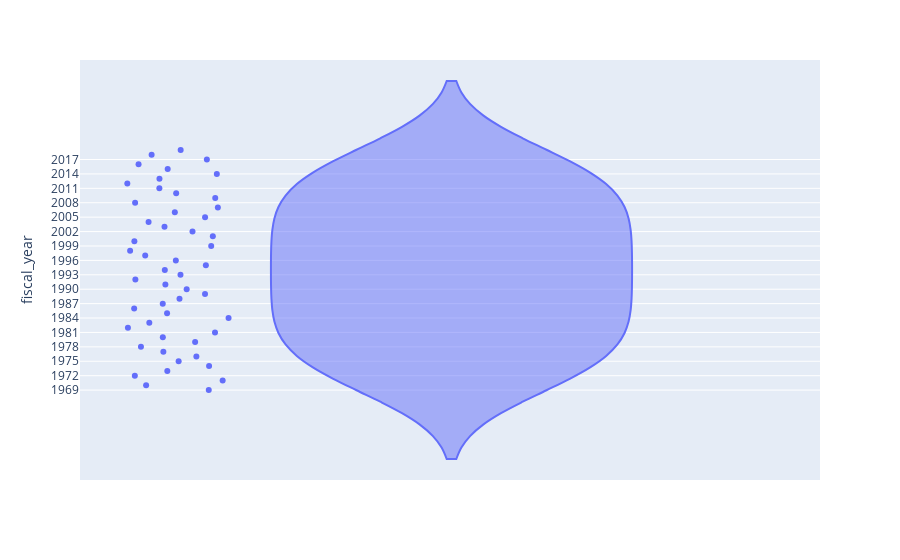

Notebook source saved alongside this figure:
### Markdown cell above
### Task 3: Basic EDA
- Using plotly express, create a violin plot of each numerical feature in the data.

### Code cell
fig = px.violin(snap_history, y="fiscal_year",points='all',)
fig.show()

### Figure 1 — Plotly figure (JSON) as saved in the notebook; plotly's stock layout.template omitted (floating-point values rounded to 4 significant figures)
{"data": [{"alignmentgroup": "True", "box": {"visible": false}, "hovertemplate": "fiscal_year=%{y}<extra></extra>", "legendgroup": "", "marker": {"color": "#636efa"}, "name": "", "offsetgroup": "", "orientation": "v", "points": "all", "scalegroup": "True", "showlegend": false, "type": "violin", "x0": " ", "xaxis": "x", "y": ["1969", "1970", "1971", "1972", "1973", "1974", "1975", "1976", "1977", "1978", "1979", "1980", "1981", "19823", "1983", "1984", "1985", "1986", "1987", "1988", "1989", "1990", "1991", "1992", "1993", "1994", "1995", "1996", "1997", "1998", "1999", "2000", "2001", "2002", "2003", "2004", "2005", "2006", "2007", "2008", "2009", "2010", "2011", "2012", "2013", "2014", "2015", "2016", "2017", "2018", "2019"], "y0": " ", "yaxis": "y"}], "layout": {"legend": {"tracegroupgap": 0}, "margin": {"t": 60}, "violinmode": "group", "xaxis": {"anchor": "y", "domain": [0, 1]}, "yaxis": {"anchor": "x", "domain": [0, 1], "title": {"text": "fiscal_year"}}}}
